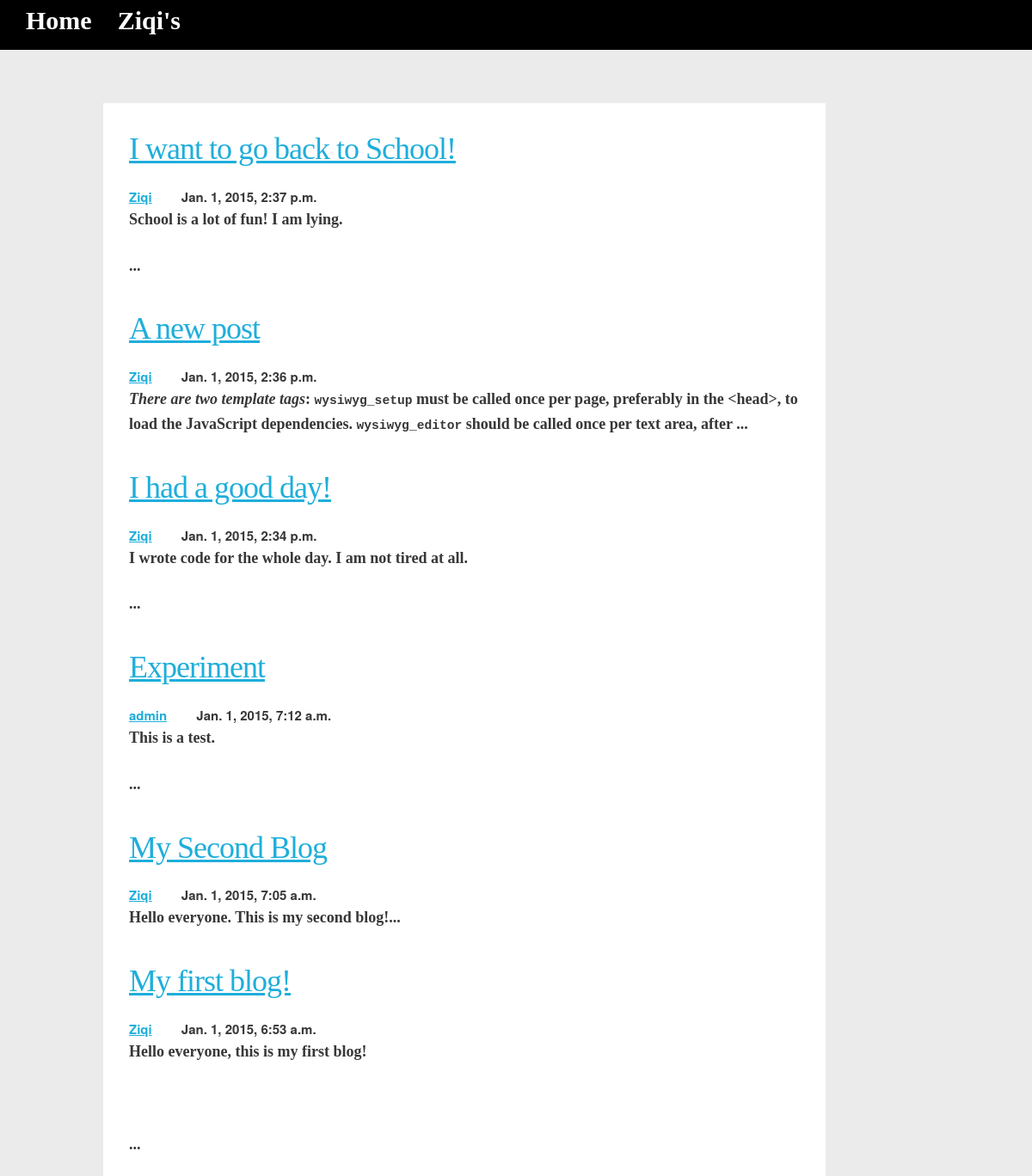
Screenshot of /blog/ with the database file from the repository.
### blog/models.py (models this page shows, shortened)
class Article(models.Model):
	title = models.CharField(max_length=128)
	poster = models.ForeignKey(User)
	content = models.TextField()
	date = models.DateTimeField(default = timezone.now)
	def someContent(self):
		return self.content[:250] + "..."

### blog/views.py (the view)
def all(request):
	articles=Article.objects.order_by('-date')[:10]
	users = User.objects.filter(is_superuser=True)
	return render(request,'all.html',{'users':users,'articles':articles})

### blog/templates/all.html (shortened to what this page needs)
{% extends "blogbase.html" %}
{% block bodyblock %}
{% for article in articles%}
<div class="item">
<h3><a href="/blog/{{article.poster.username}}/{{article.id}}">{{article.title}}</a></h1>
<a href="/blog/{{article.poster.username}}">{{article.poster.username}}</a>
<span class="time">{{article.date}}</span>
<br>
<div id="content">
{% if not singleArticle%}
{{article.someContent|safe}}
{% endif %}
</div>
</div>
{% endfor %}
{% endblock %}

### blog/templates/blogbase.html (shortened to what this page needs)
<!DOCTYPE html>
<html lang="en">
    <head>
  <link rel="stylesheet" href="/static/css/normalize.css">
  <link rel="stylesheet" href="/static/css/skeleton.css">
</head>
<body>
<div id ="nav">
  <ul id="navul">
    {% if not singlePerson %}
    <li class="navli"><a class="nava" href="/">Home</a></li>
    {% for user in users %}
    {% if user.username != "admin" %}
    <li class="navli person"><a class="nava" href="/blog/{{user.username}}">{{user.username}}'s</a></li>
    {% endif %}
    {% endfor %}
    {% endif %}
  </ul>
</div>
  <div id="block">
  {% block bodyblock %}
  {% endblock %}
  <br>
</div>
</body>

### recommendation/static/css/skeleton.css (style rules this page uses)
html { font-size: 62.5%; }
body { font-size: 1.5em; line-height: 1.6; font-weight: 600; font-family: "Raleway", "HelveticaNeue", "Helvetica Neue", Helvetica, Arial, sans-serif; color: rgb(55,55,55); }
h1, h2, h3, h4, h5, h6 { margin-top: 0; margin-bottom: 2rem; font-weight: 300; }
h3 { font-size: 3.0rem; line-height: 1.3; letter-spacing: -.1rem; }
@media (min-width: 550px) { h3 { font-size: 3.6rem; } }
p { margin-top: 0; }
a { color: #1EAEDB; }
ul { list-style: none; }
ol, ul { padding-left: 0; margin-top: 0; }
li { margin-bottom: 1rem; }
pre, blockquote, form, dl, figure, table, p, ul, ol, form { margin-bottom: 2.5rem; }

### blog/templates/all.html (style rules this page uses)
#content,h3 { font-family: cursive; }
#content { font-size: 1.2em; margin-bottom: 2em; }
.time { margin-left: 2em; }

### blog/templates/blogbase.html (style rules this page uses)
body { background: rgb(235,235,235); }
#nav { position: absolute; top:0px; background: rgb(0,0,0); width:100%; }
.navli { float:left; margin-left: 2em; }
.nava { font-family: cursive; color: white; font-size: 2em; text-decoration: none; }
#block { padding:2em; width:65%; margin-top: 10%; margin-left: 10%; background:rgb(255,255,255); }

### rows the page displays
Article: title "I want to go back to School!", poster.username "Ziqi", date "Jan. 1, 2015, 2:37 p.m.", someContent "School is a lot of fun! I am lying. ..."
Article: title "A new post", poster.username "Ziqi", date "Jan. 1, 2015, 2:36 p.m.", someContent "There are two template tags : wysiwyg_setup must be called once per page, preferably in the <head>, to load the JavaScript dependencies. wysiwyg_editor should be called once per text area, after ..."
Article: title "I had a good day!", poster.username "Ziqi", date "Jan. 1, 2015, 2:34 p.m.", someContent "I wrote code for the whole day. I am not tired at all. ..."
Article: title "Experiment", poster.username "admin", date "Jan. 1, 2015, 7:12 a.m.", someContent "This is a test. ..."
Article: title "My Second Blog", poster.username "Ziqi", date "Jan. 1, 2015, 7:05 a.m.", someContent "Hello everyone. This is my second blog!..."
Article: title "My first blog!", poster.username "Ziqi", date "Jan. 1, 2015, 6:53 a.m.", someContent "Hello everyone, this is my first blog! ..."

### other values shown
{{ user.username }} "Ziqi"
